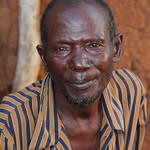
#> input picture rowdata/man/10068314294.jpg, 150 x 150 px; its folder holds 4 pictures in this run
$ jupyter execute --allow-errors face_detection.ipynb
#> lines starting #> are read from the running program, lines starting #| are printed output that depends on the picture
#> further down, image_gs is the input picture: shape (150, 150, 3); mean B, G, R 82.5, 92.9, 122.7
#> `facerect = cascade.detectMultiScale(image_gs, scaleFactor=1.1, minNeig..`: facerect = [[40, 16, 77, 77]]
[cell 1]
import cv2
import matplotlib.pyplot as plt
import numpy as np
import sys, os
from PIL import Image

[cell 2]
#入力ファイルのパスを指定
in_img_man = "./rowdata/man/"
in_img_woman = "./rowdata/woman/"
out_img_man = "./facedata/man/"
out_img_woman = "./facedata/woman/"
cascade_path = "./opencv/data/haarcascades/haarcascade_frontalface_alt2.xml"


#画像データのリストを取得
in_man_files = os.listdir(in_img_man)
#> (the rest of this cell did not finish here and is left out)

[cell 3]
color = (255, 255, 255) #white
#> (the rest of this cell did not finish here and is left out)

#> (a cell that did not finish here is left out)

[cell 5]
cascade

[cell 6]
imtest = cv2.imread('./rowdata/man/10068382145.jpg')
#> (the rest of this cell did not finish here and is left out)

[cell 7]
image_path = os.path.join(in_img_man, im)
print(image_path)

[cell 8]
#in_man_files = os.listdir(in_img_man)


cascade_path = "./opencv/data/haarcascades/haarcascade_frontalface_alt2.xml"
cascade = cv2.CascadeClassifier(cascade_path)
facerect = cascade.detectMultiScale(imtest, scaleFactor=1.1, minNeighbors=1, minSize=(1, 1))
#> facerect = ()
#image_gs = cv2.imread(image_path)
#image_gray = cv2.cvtColor(image, cv2.IMREAD_GRAYSCALE) #グレースケール変換

[cell 9]
for rect in facerect:
#cv2.rectangle(image, tuple(rect[0:2]),tuple(rect[0:2]+rect[2:4]), color, thickness=2)

    #認識結果の保存
    x = rect[0]
    y = rect[1]
    width = rect[2]
    height = rect[3]
    dst = imtest[y:y + height, x:x + width]

        #for [xx, yy, w, h] in facerect:
    print("顔の座標 =", facerect)
    color2 = (0, 0, 225)
    pen_w = 8
    cv2.rectangle(imtest, (x, y), (x+width, y+height), color2, thickness = pen_w)

    cv2.imwrite("after.jpg", imtest)
#> this loop made 0 passes

[cell 10]
for im in in_man_files:

    image_path = os.path.join(in_img_man, im)
    print("-----------------------------------------------------------------------------------------")
    print(image_path)

    cascade_path = "./opencv/data/haarcascades/haarcascade_frontalface_alt2.xml"
    image_gs = cv2.imread(image_path)
    #image_gray = cv2.cvtColor(image, cv2.IMREAD_GRAYSCALE) #グレースケール変換

    cascade = cv2.CascadeClassifier(cascade_path)
    facerect = cascade.detectMultiScale(image_gs, scaleFactor=1.1, minNeighbors=1, minSize=(1, 1))
#> facerect = [[40, 16, 77, 77]]

    i_faces = 1
    if len(facerect) > 0:
        #検出した顔を囲む矩形の作成
        for rect in facerect:
            #cv2.rectangle(image, tuple(rect[0:2]),tuple(rect[0:2]+rect[2:4]), color, thickness=2)

            #認識結果の保存
            x = rect[0]
            y = rect[1]
            width = rect[2]
            height = rect[3]
            dst = image_gs[y:y + height, x:x + width]

            out_man_name = im.split(".")[0] + "_" + str(i_faces) + ".jpg"
            save_path = os.path.join(out_img_man, out_man_name)
            print(save_path)
            cv2.imwrite(save_path, dst)

            i_faces += 1
#> this loop made 1 pass
#> (x, y, width, height, out_man_name, i_faces) on pass 1: (40, 16, 77, 77, '10068314294_1.jpg', 2)
#| ./facedata/man/10068314294_1.jpg
#> after the loop, i_faces = 2
    else:
        print("No faces detected.")
        continue

    print("done...")
#> pass 2 of the loop `for im in in_man_files:`:
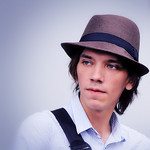
#> input picture rowdata/man/10071092194.jpg, 150 x 150 px
#> image_gs is the input picture: shape (150, 150, 3); mean B, G, R 178, 157.9, 165.7
#> `facerect = cascade.detectMultiScale(image_gs, scaleFactor=1.1, minNeig..`: facerect = [[69, 43, 58, 58]]
#> the loop `for rect in facerect:` made 1 pass
#> (x, y, width, height, out_man_name, i_faces) on pass 1: (69, 43, 58, 58, '10071092194_1.jpg', 2)
#> (printed output is left out)
#> pass 1, `dst = image_gs[y:y + height, x:x + width]`:
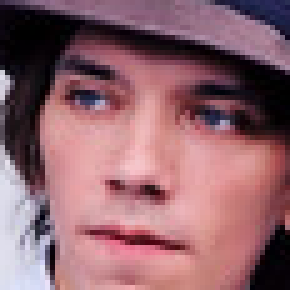
#> dst: shape (58, 58, 3) (shown 5 times larger); mean B, G, R 108.3, 99.9, 142.9
#> after the loop `for rect in facerect:`: i_faces = 2

[cell 11]
color = (255, 255, 255) #white
#> color = (255, 255, 255)
#> (the rest of this cell did not finish here and is left out)
